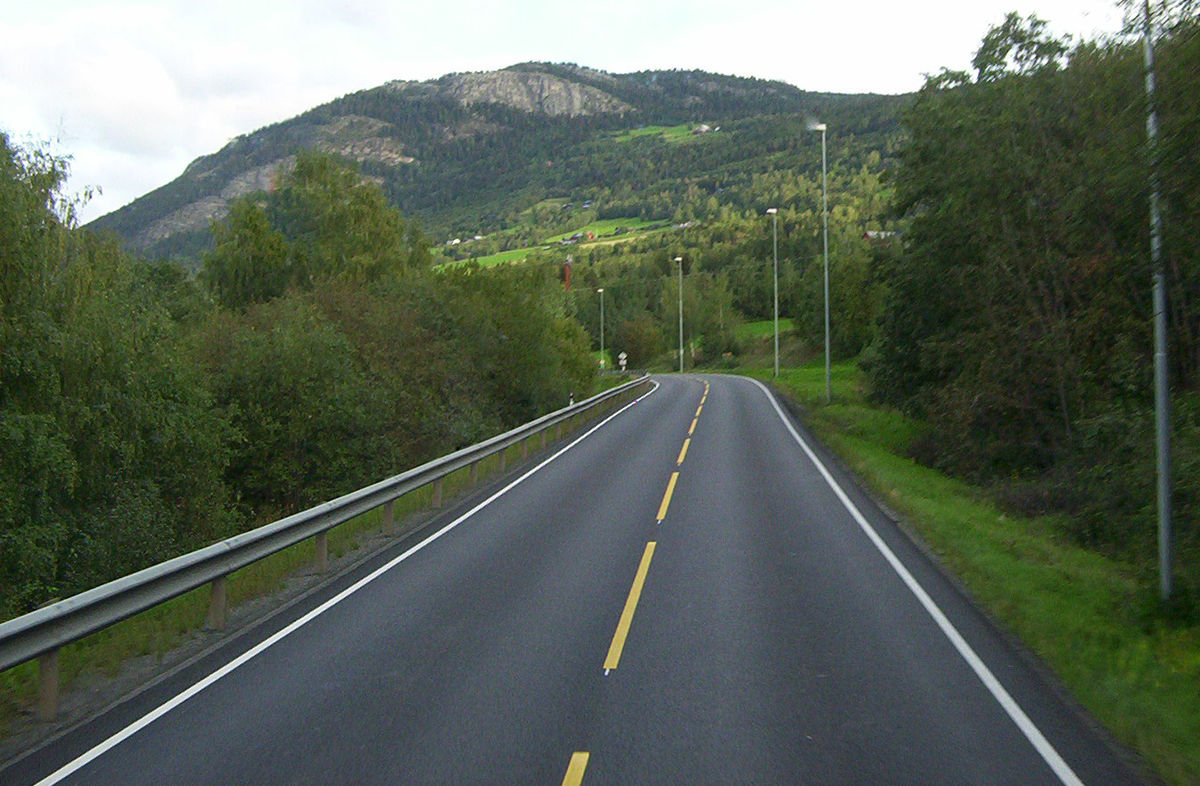
#> input picture Images/road.jpg, 1200 x 786 px, found by its file name
$ python '32.Road Lane Line Detection with OpenCV1.py'
#> lines starting #> are read from the running program, lines starting #| are printed output that depends on the picture; after the words box and inside, x2 and y2 are one past the last pixel; in counts of white or black regions, pixels touching at a corner belong together
import matplotlib.pyplot as plt
import cv2
import numpy as np
image = cv2.imread('road.jpg')
#> image is the input picture: shape (786, 1200, 3); mean B, G, R 87, 99.6, 89.3
image = cv2.cvtColor(image,cv2.COLOR_BGR2RGB)

print(image.shape)
#| (786, 1200, 3)
height = image.shape[0]
#> height = 786
width = image.shape[1]
#> width = 1200
region_of_interest_vertices = [(0,height),(width/2,height/2),(width,height)]
#> region_of_interest_vertices = [(0, 786), (600, 393), (1200, 786)]
def region_of_interest(img,vertices):
    mask = np.zeros_like(img)
    channel_count = img.shape[2]
#> channel_count = 3
    match_mask_color = (255,) * channel_count
#> match_mask_color = (255, 255, 255)
    cv2.fillPoly(mask,vertices,match_mask_color)
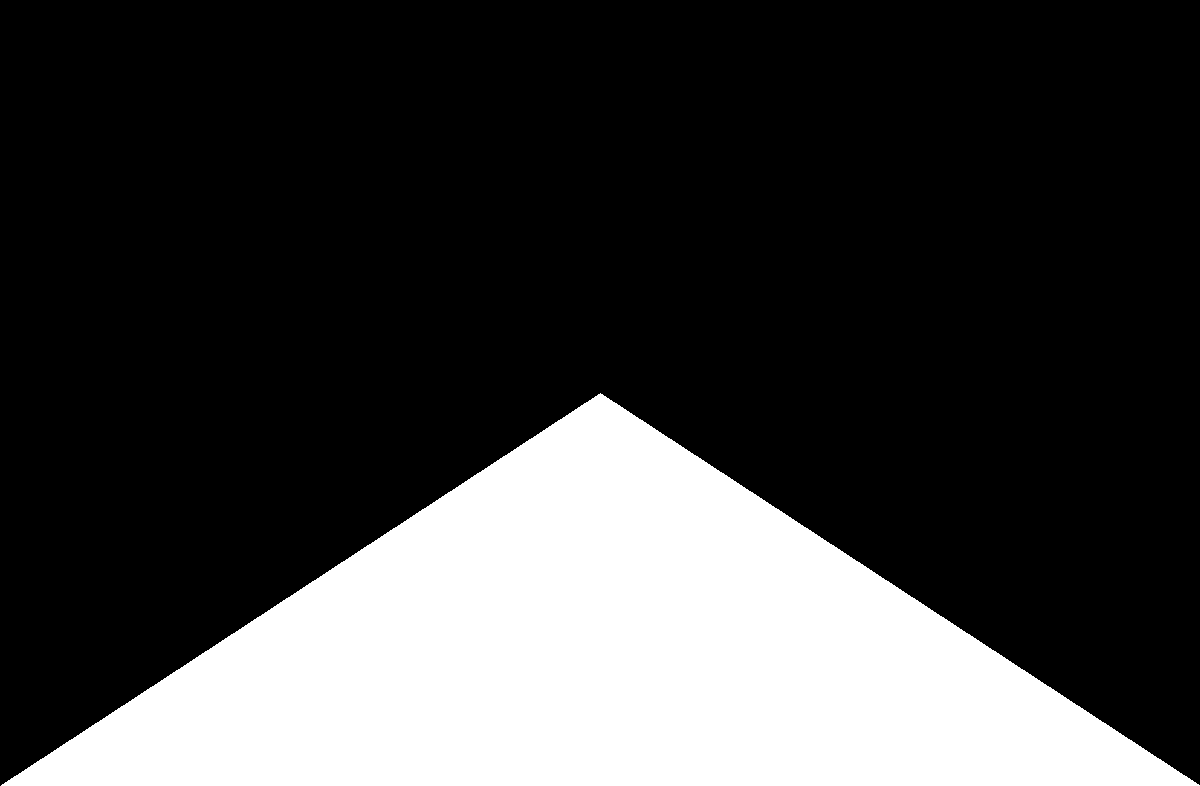
#> mask: shape (786, 1200, 3); 25% white; 1 white region, box (x1, y1, x2, y2) and area: (1, 393, 1200, 786) 236007
    masked_image = cv2.bitwise_and(img,mask)
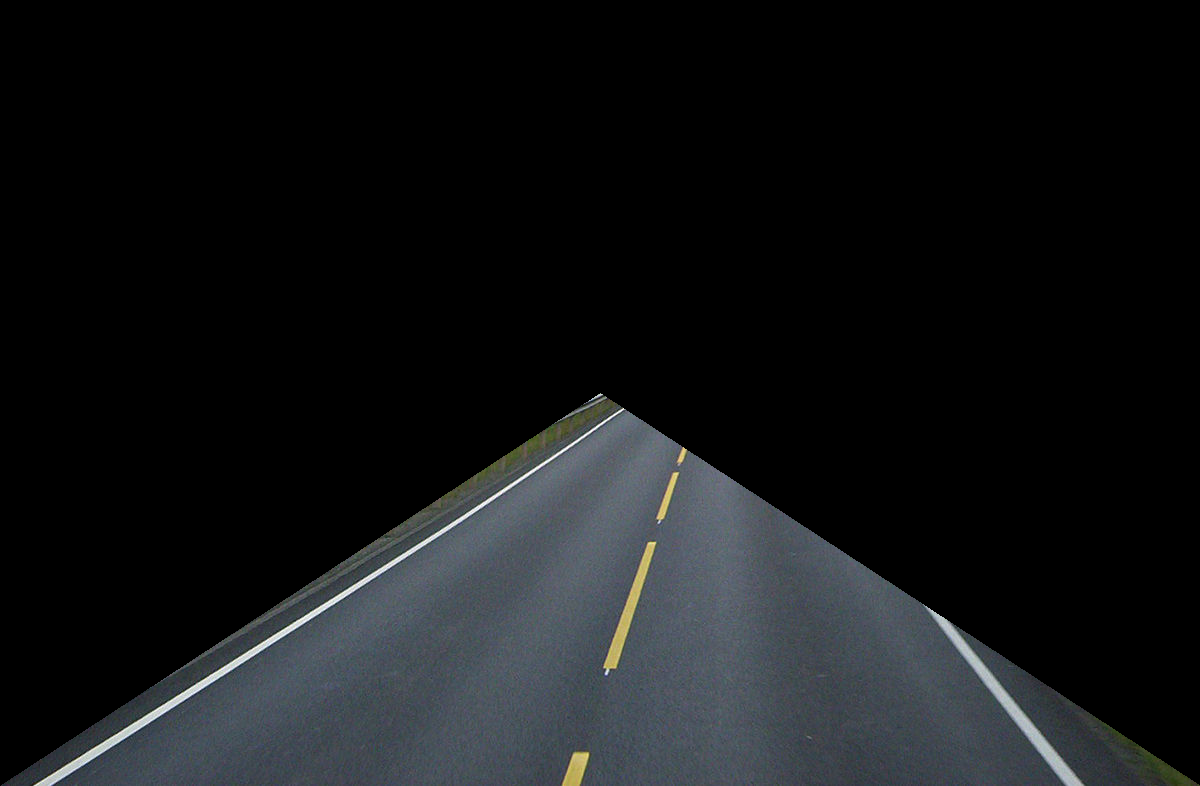
#> masked_image: shape (786, 1200, 3); mean R, G, B 19.6, 21.5, 23.2
    return masked_image
cropped_img = region_of_interest(image,np.array([region_of_interest_vertices],np.int32))
plt.imshow(cropped_img)
plt.show()
